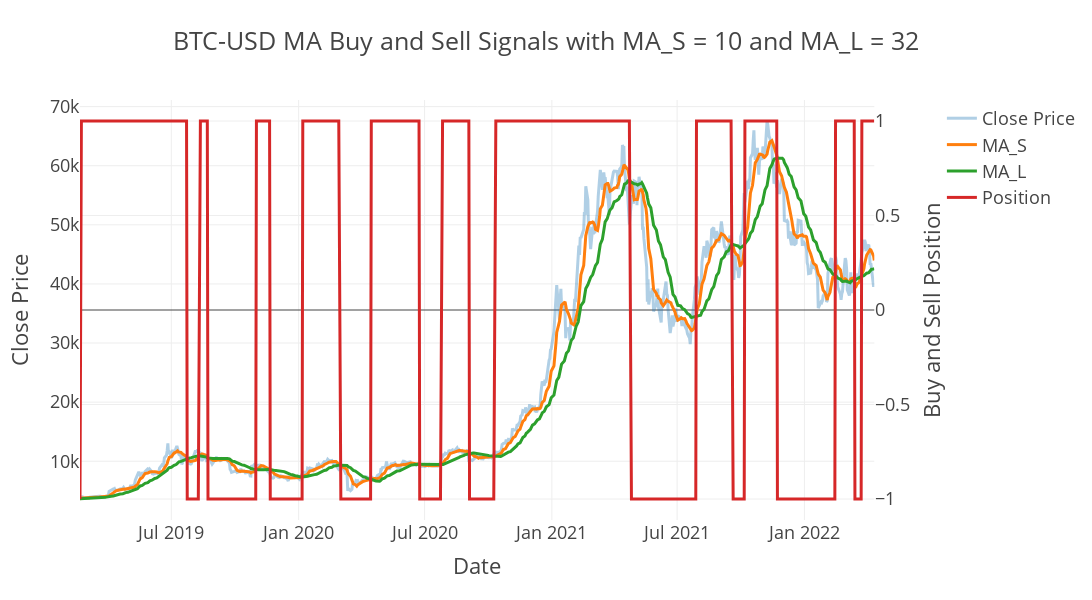

Source (notebook cell):
### Code cell
opti_tester.plot_buys_and_sells()

### Figure 1 — Plotly figure (JSON) as saved in the notebook; plotly's stock layout.template omitted (floating-point values rounded to 4 significant figures; data arrays with more than 128 entries replaced by an {"elided": "..."} marker saying what was removed)
{"data": [{"name": "Close Price", "opacity": 0.35, "type": "scatter", "x": {"elided": "795 str values"}, "xaxis": "x", "y": {"elided": "795 float values"}, "yaxis": "y"}, {"name": "MA_S", "type": "scatter", "x": {"elided": "795 str values"}, "xaxis": "x", "y": {"elided": "795 float values"}, "yaxis": "y"}, {"name": "MA_L", "type": "scatter", "x": {"elided": "795 str values"}, "xaxis": "x", "y": {"elided": "795 float values"}, "yaxis": "y"}, {"name": "Position", "type": "scatter", "x": {"elided": "795 str values"}, "xaxis": "x", "y": {"elided": "795 int values"}, "yaxis": "y2"}], "layout": {"height": 600, "title": {"text": "BTC-USD MA Buy and Sell Signals with MA_S = 10 and MA_L = 32"}, "width": 1400, "xaxis": {"anchor": "y", "domain": [0, 0.94], "title": {"text": "Date"}}, "yaxis": {"anchor": "x", "domain": [0, 1], "title": {"text": "Close Price"}}, "yaxis2": {"anchor": "x", "overlaying": "y", "side": "right", "title": {"text": "Buy and Sell Position"}}}}
